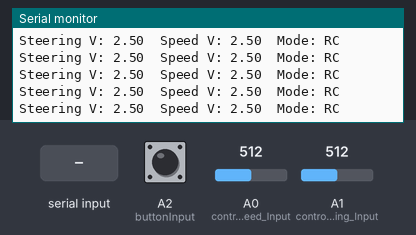
This sketch was run on a simulated Arduino Uno, built with avr-gcc and run on an emulated ATmega328P. On the bench: the last lines printed to the serial monitor. The inputs (shaded band) are chosen by the test bench; at power-on: A2 (buttonInput) HIGH, A0 (controller_Speed_Input) = 512, A1 (controller_Steering_Input) = 512.

Above: at 1.2 s.
1.3 s: A2 (buttonInput) pulled LOW for 0.15 s
At 2.0 s:
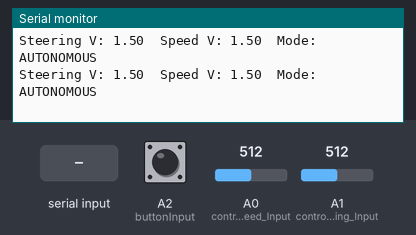
2.9 s: "90,45\n" received over Serial
At 3.9 s:
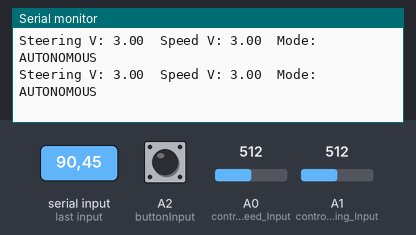
5.9 s: byte 10 ('\n') received over Serial
8.9 s: A2 (buttonInput) pulled LOW for 1 s
At 9.5 s:
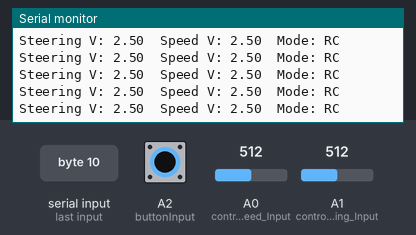
12.9 s: "1\n" received over Serial
15.9 s: "5\n" received over Serial
Timing chart, 0 to 18.9 s (numbered marks = the images above; inputs shaded):
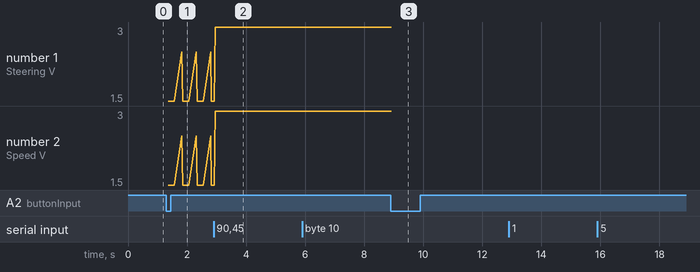

The sketch:

CommunicationInterfaceCar.ino
```cpp
/*
  Arduino Controller Sketch

  This sketch toggles between RC and autonomous modes via a push-button,
  receives scaled speed and steering commands over serial ("speed,steering" CSV format),
  reads analog inputs when in RC mode, and outputs to an MCP4922 DAC via SPI.
  All logic and timing are preserved exactly; documentation has been enhanced in English.
*/

#include <SPI.h>

// === Pin Definitions ===
const int controller_Speed_Input    = A0;  // RC speed potentiometer input
const int controller_Steering_Input = A1;  // RC steering potentiometer input
const int buttonInput               = A2;  // Mode-toggle push-button input
const int DAC_CS_Pin                = 10;  // Chip select for MCP4922 DAC

// === Variables for incoming commands (voltage direct from Python) ===
float steeringV = 1.5;  // Current steering voltage command
float speedV    = 1.5;  // Current speed voltage command

// === Debounce state for push-button ===
int lastButtonState    = HIGH;
unsigned long lastDebounceTime = 0;
const unsigned long debounceDelay = 50;  // milliseconds

// === Mode flag: false = RC mode, true = Autonomous mode ===
bool useAutonomous = false;

// === Counters for automatic switching logic ===
int switchCounter = 0;  // Counts repeated "center" commands in autonomous mode
int rcCounter     = 0;  // Counts sustained RC inputs when returning to autonomous

void setup() {
  // Configure chip select and button input
  pinMode(DAC_CS_Pin, OUTPUT);
  pinMode(buttonInput, INPUT);

  // Initialize SPI bus
  SPI.begin();
  digitalWrite(DAC_CS_Pin, HIGH);

  // Initialize serial port for command input and debug output
  Serial.begin(19200);
  Serial.println("System ready. Waiting for mode selection ...");
}

void loop() {
  // --- 1) Mode toggle via push-button with debounce ---
  int currentButtonState = digitalRead(buttonInput);
  if (lastButtonState == HIGH && currentButtonState == LOW) {
    // Button pressed edge detected
    if ((millis() - lastDebounceTime) > debounceDelay) {
      lastDebounceTime = millis();
      useAutonomous = !useAutonomous;
      Serial.print("Mode changed: ");
      Serial.println(useAutonomous ? "AUTONOMOUS" : "RC");
    }
  }
  lastButtonState = currentButtonState;

  // --- 2) Read incoming serial data line-by-line ---
  static String input = "";
  while (Serial.available()) {
    char c = Serial.read();
    if (c == '\n') {
      // Full line received in 'input'
      int commaIndex = input.indexOf(',');
      if (commaIndex > 0 && commaIndex < input.length() - 1) {
        // Extract CSV fields: steering,speed
        String steeringStr = input.substring(0, commaIndex);
        String speedStr    = input.substring(commaIndex + 1);

        float speed    = speedStr.toFloat();
        float steering = steeringStr.toFloat();

        // Only update if parsed values are valid floats
        if (!isnan(speed) && !isnan(steering)) {
          speedV    = speed;
          steeringV = steering;
        } else {
          Serial.println("Warning: invalid input ignored: " + input);
        }
      } else {
        Serial.println("Warning: malformed line received: " + input);
      }
      // Reset buffer for next line
      input = "";
    } else {
      // Accumulate characters up to safe limit
      if (input.length() < 50) {
        input += c;
      } else {
        input = "";
      }
    }
  }

  // === 3) Determine effective outputs based on mode ===
  float effSteeringV;
  float effSpeedV;

  if (useAutonomous) {
    // Autonomous: use voltage commands from serial
    effSteeringV = steeringV;
    effSpeedV    = speedV;
    // If both commands are exactly center (1.5V), count and switch back to RC
    if (effSpeedV == 1.5 && effSteeringV == 1.5) {
      switchCounter++;
      if (switchCounter >= 10) {
        rcCounter = 0;
        useAutonomous = false;
      }
    }
  } else {
    // RC mode: read analog controller inputs (0-5V)
    effSteeringV = analogRead(controller_Steering_Input) * (5.0 / 1023.0);
    effSpeedV    = analogRead(controller_Speed_Input)    * (5.0 / 1023.0);
    // If previously autonomous center count reached, count RC inputs to switch
    if (switchCounter >= 10) {
      rcCounter++;
      if (rcCounter > 10) {
        switchCounter = 0;
        useAutonomous = true;
      }
    }
  }

  // === 4) Constrain voltages and convert to 12-bit DAC values ===
  effSteeringV = constrain(effSteeringV, 0.0, 3.0);
  effSpeedV    = constrain(effSpeedV,    0.0, 3.0);

  int dacSteering = (int)((effSteeringV / 3.0) * 4095.0);
  int dacSpeed    = (int)((effSpeedV    / 3.0) * 4095.0);

  // Send to DAC channels
  writeMCP4922(0, dacSteering);
  writeMCP4922(1, dacSpeed);

  // Debug output
  Serial.print("Steering V: ");
  Serial.print(effSteeringV, 2);
  Serial.print("\tSpeed V: ");
  Serial.print(effSpeedV, 2);
  Serial.print("\tMode: ");
  Serial.println(useAutonomous ? "AUTONOMOUS" : "RC");
}

// Send a 12-bit value to the MCP4922 DAC via SPI
// channel: 0 for DAC A, 1 for DAC B
// value: 12-bit integer (0-4095)
void writeMCP4922(byte channel, int value) {
  value = constrain(value, 0, 4095);
  uint16_t command = 0b0011000000000000;  // DAC A settings: buffered, gain=1x, active
  if (channel == 1) command |= 0b1000000000000000;  // DAC B select
  command |= (value & 0x0FFF);

  digitalWrite(DAC_CS_Pin, LOW);
  SPI.beginTransaction(SPISettings(20000000, MSBFIRST, SPI_MODE0));
  SPI.transfer16(command);
  SPI.endTransaction();
  digitalWrite(DAC_CS_Pin, HIGH);
}
```

Measured:
- after the input at 1.3 s, the serial monitor: prints a new line after 0.05 s (image 1)
- after the input at 2.9 s, the serial monitor: prints a new line after 0.05 s (image 2)
- after the input at 8.9 s, the serial monitor: prints a new line at once (image 3)
- plotted number 1: 1.5 → 3 after the input at 2.9 s
- plotted number 2: 1.5 → 3 after the input at 2.9 s
